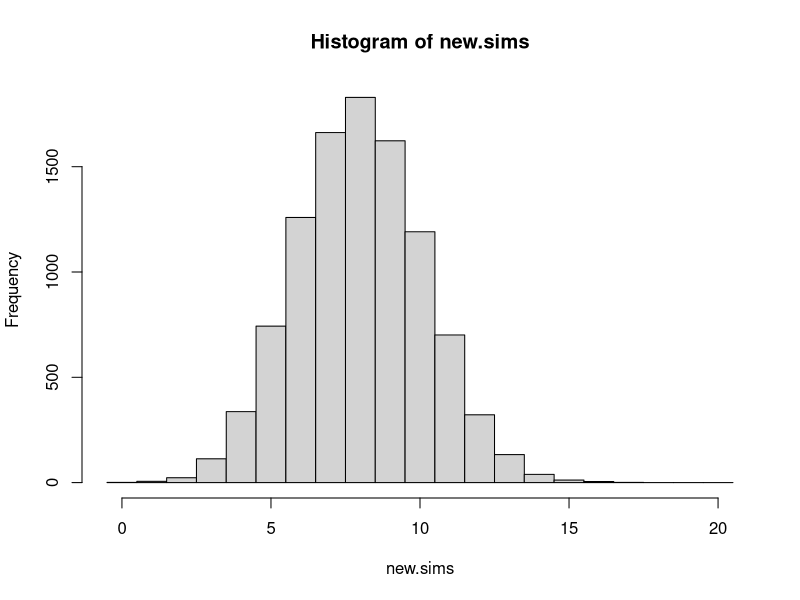

The R source for this figure:
war<-function(){
 p.1<-sample(c(1,2,3),1)
 print(p.1)
 p.2<-sample(c(1,2,3),1)
 print(p.2)
 if (p.1==p.2){
   print("tie")
 } else {
   if (p.1>p.2){
     print("one")
   } else {
     print("two")
   }
 }
}

war()

nsim=10000
many.wars=replicate(nsim, war())
many.wars=="tie"
sum(many.wars=="tie")/nsim

#####################################################

dbinom(0,size=1,prob=0.5)
dbinom(1,size=1,prob=0.5)
dbinom(5,size=1,prob=0.5)

dbinom(1, size=2,prob=0.5)
pbinom(1, 2, 0.5)
qbinom(0.75, size=2, prob=0.5)
qbinom(0.25, size=2, prob=0.5)

rbinom(1, size=2, prob=0.5)

sims=rbinom(nsim, size=2, prob=0.5)
#sims
mean(sims==0)
mean(sims==1)
mean(sims==2)

new.sims=rbinom(nsim, size=20, prob=0.4)
hist(new.sims, breaks=seq(-0.5,20.5,1))
